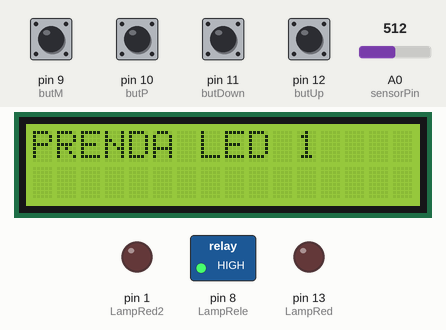
Simulated run of this sketch. Board: Arduino Uno, built with avr-gcc and run on an emulated ATmega328P. Shown: 16×2 character LCD, switched loads named in the sketch (green lamp = pin HIGH), output pins drawn as LEDs (lit = HIGH). Inputs (shaded band) come from the test bench; at power-on: pin 9 (butM), pin 10 (butP), pin 11 (butDown), pin 12 (butUp) HIGH, A0 (sensorPin) = 512.

Above: at 1.2 s.
1.3 s: pin 10 (butP) pulled LOW for 0.15 s
At 2.6 s:
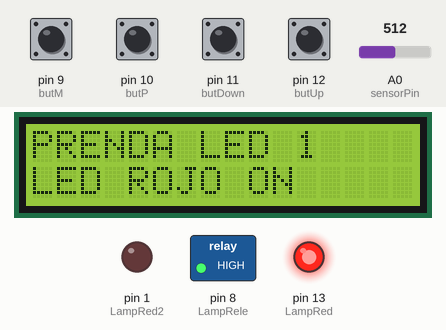
2.9 s: pin 12 (butUp) pulled LOW for 0.15 s
At 3.9 s:
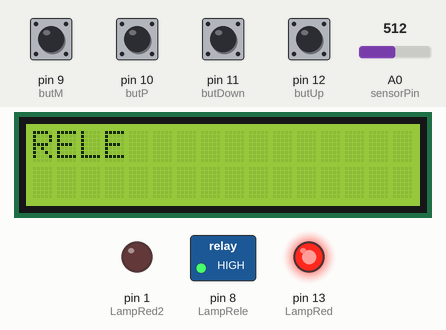
4.5 s: pin 10 (butP) pulled LOW for 1 s
At 6.4 s:
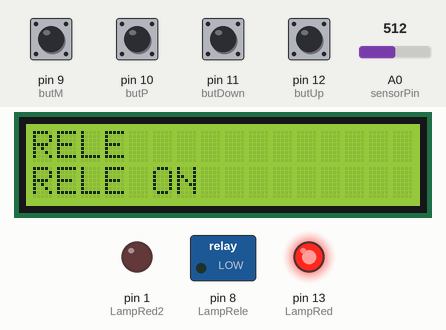
7.0 s: pin 12 (butUp) pulled LOW for 1 s
At 8.3 s:
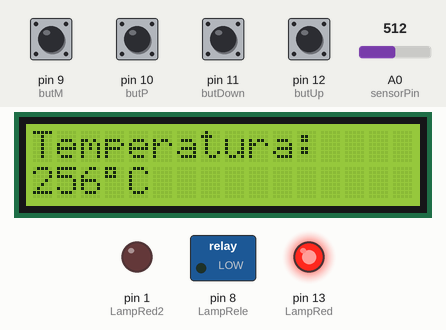
9.5 s: pin 11 (butDown) pulled LOW for 0.15 s
At 10.2 s:
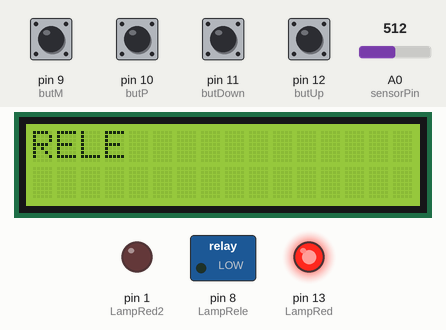
11.1 s: pin 10 (butP) pulled LOW for 0.15 s
At 12.6 s:
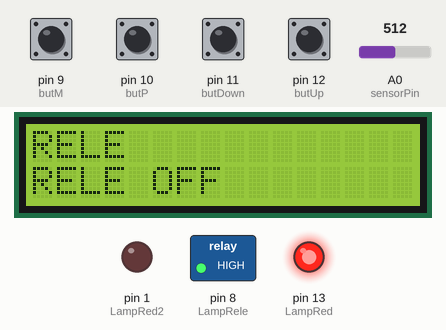
Timing chart, 0 to 13.7 s (numbered marks = the images above; inputs shaded):
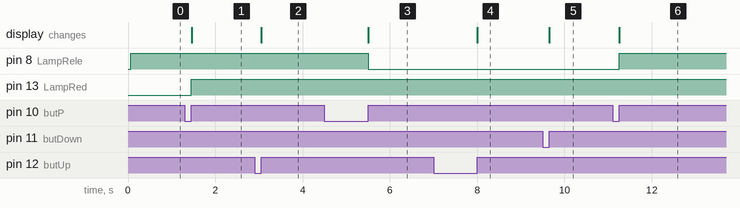

Measured:
- after the input at 1.3 s, pin 13 (LampRed): LOW → HIGH after 0.15 s; the display: first changes after 0.16 s (image 1 shows a later state)
- after the input at 2.9 s, the display: changes after 0.15 s (image 2)
- after the input at 4.5 s, pin 8 (LampRele): HIGH → LOW after 1.0 s; the display: first changes after 1.0 s (image 3 shows a later state)
- after the input at 7.0 s, the display: changes after 1.0 s (image 4)
- after the input at 9.5 s, the display: changes after 0.16 s (image 5)
- after the input at 11.1 s, pin 8 (LampRele): LOW → HIGH after 0.15 s; the display: first changes after 0.15 s (image 6 shows a later state)

The sketch:

Mayo13.ino
```cpp
//Menú de selección del LED en un menú de control
//Sergio Guevara
//13 de Mayo

#define butUp     12     //Botón ARRIBA al pin 12
#define butDown   11     //Botón ABAJO al pin 11
#define butP    10       //Botón SELECT en el pin 10
#define butM       9     //no se usa en este ejemplo
#define LampRed   13     //LED rojo al pin 13
#define LampRed2    1    //LED verde al pin 1
#define LampRele     8   //Relè al pin 8
#define PhotoSensor A0   //sensor de temperatura al pin analogico A0

// Funciones de los distintos ciclos
void changeMenu();
void dispMenu();
void mostraMsg();
void controlLed();
void controlLed2();
void controlRele();
void temperatura();

// Variables globales
char menu = 0x01;
char set1 = 0x00, set2 = 0x00 , set3 = 0x00;
boolean t_butUp, t_butDown, t_butP, t_butM;
int sensorValue = 0;
int reading = 0;
int sensorPin = A0;

//DISPLAY

#include <LiquidCrystal.h>

LiquidCrystal lcd ( 2,   //RS
                    3,  //EN
                    4,  //D4
                    5,  //D5
                    6,  //D6
                    7); //D7

void setup() {

  lcd.begin(16, 2);
  for (char i=9; i<13; i++){        // Entrada de botón

      pinMode(i, INPUT_PULLUP);

  }

  pinMode(LampRed, OUTPUT);         //LED ROJO
  pinMode(LampRed2, OUTPUT);        //LED VERDE
  pinMode(LampRele, OUTPUT);        //RELE

  digitalWrite (LampRele, HIGH);    // Establezca inicialmente el relé en el estado Alto (activo)

  t_butUp   = 0x00;             //Inicializa la variable como cero
  t_butDown = 0x00;
  t_butP  = 0x00;
  t_butM  = 0x00;


}

void loop() {


  changeMenu();               //Menú de cambio

  dispMenu();               //Seleccione el menú


}


//Función

void changeMenu(){

  if(digitalRead(butUp) == 0x00){       // Establece la variable en 1 si presionas el botón ARRIBA

    t_butUp = 0x01;

  }

   if(digitalRead(butDown) == 0x00){      // Establece la variable en 1 si presionas el botón ABAJO

    t_butDown = 0x01;

  }

  if(digitalRead(butUp) && t_butUp){

    t_butUp = 0x00;

    lcd.clear();        //Limpia la LCD

    menu++;

    if(menu > 0x04){

      menu = 0x01;
    }
  }

  if(digitalRead(butDown) && t_butDown){

    t_butDown = 0x00;

    lcd.clear();

    menu--;

    if(menu < 0x01){

      menu = 0x04;
    }
  }

}


void dispMenu(){

  switch(menu){

    case 0x01:
        controlLed();              //Función de control LED1
      break;
    case 0x02:
      controlRele();               //Función de control de relé
      break;
    case 0x03:
      temperatura();               //Función de control de temperatura
      break;
    case 0x04:
        controlLed2();             //Función de control LED2
      break;
  }
}


                         // * Ciclo para función de control LED1 * //
void controlLed(){

  lcd.setCursor(0,0);
  lcd.print("PRENDA LED 1");

  if(digitalRead(butP) == 0x00){

    t_butP = 0x01;

  }

  if(digitalRead(butM) == 0x00){

    t_butM = 0x01;

  }

  if(digitalRead(butP) && t_butP){

    t_butP = 0x00;
    set1++;


    if(set1 > 2){

      set1 = 0x01;
    }

    switch(set1){

      case 0x01:
        lcd.clear();
        lcd.setCursor(0,1);
        digitalWrite (LampRed, HIGH);  //Enciende el led rojo
        lcd.print("LED ROJO ON");
        break;
      case 0x02:
        lcd.clear();
        lcd.setCursor(0,1);
        digitalWrite (LampRed, LOW);  //Apaga el led rojo
      break;
    }
  }
}


                         // * Ciclo para la función de control de relé * /
void controlRele(){


  lcd.setCursor(0,0);
  lcd.print("RELE");

  if(digitalRead(butP) == 0x00){

    t_butP = 0x01;

  }

  if(digitalRead(butM) == 0x00){

    t_butM = 0x01;

  }

  if(digitalRead(butP) && t_butP){

    t_butP = 0x00;
    set2++;


    if(set2 > 2){

      set2 = 0x01;
    }

    switch(set2){

      case 0x01:
        lcd.clear();
        lcd.setCursor(0,1);
        digitalWrite (LampRele, LOW);
        lcd.print("RELE ON");
        break;
      case 0x02:
        lcd.clear();
        lcd.setCursor(0,1);
        digitalWrite (LampRele, HIGH);
        lcd.print("RELE OFF");
      break;
    }
  }
}

                         // * Ciclo para la función de control de TEMPERATURA * /
void temperatura(){
  reading = analogRead(sensorPin);
  int celsius = reading/2;
  lcd.setCursor(0, 0);
  lcd.print("Temperatura: ");
  lcd.setCursor(0,1);
  lcd.print(celsius, DEC);
  lcd.print((char)223);
  lcd.print("C");

}


                         // * Ciclo para la función de control del LED verde * /
void controlLed2(){


  lcd.setCursor(0,0);
  lcd.print("PRENDA LED 2");

  if(digitalRead(butP) == 0x00){

    t_butP = 0x01;

  }

  if(digitalRead(butM) == 0x00){

    t_butM = 0x01;

  }

  if(digitalRead(butP) && t_butP){

    t_butP = 0x00;
    set3++;


    if(set3 > 2){

      set3 = 0x01;
    }

    switch(set3){

      case 0x01:
        lcd.clear();
        lcd.setCursor(0,1);
        digitalWrite (LampRed2, HIGH);
        lcd.print("LED VERDE ON");
        break;
      case 0x02:
        lcd.clear();
        lcd.setCursor(0,1);
        digitalWrite (LampRed2, LOW);
        lcd.print("LED VERDE OFF");
      break;
    }
  }
}
```
